Frame 1 (no input): blank canvas, image omitted
Frame 60 (no input): blank canvas, image omitted
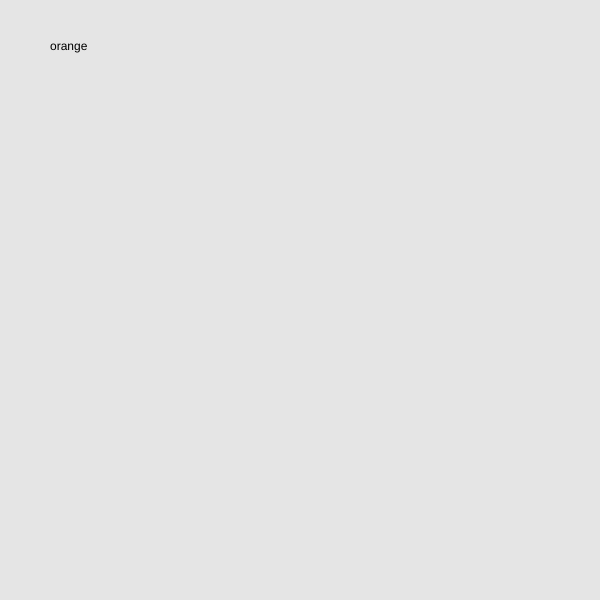
Frame 120 (the mouse pressed at the canvas centre since frame 60)

The p5.js sketch whose frames 1 and 60 were blank and that drew this single picture after the mouse press (run headless with seeded random() and noise() and a simulated clock; from frame 60 on, the mouse is pressed at the canvas centre):

// p5.js sketch
// ── sketch.js
let colors = [{
  name:"red",
  color: "rose"
},{
  name:"orange",
  color:"juice"
},{
  name:"yellow",
  color:"banana"
},{
  name:"green",
  color:"grass"
},{
  name:"blue",
  color:"sky"
},{
  name:"purple",
  color:"lavender"

}];

let randomIndex;


function setup(){
  createCanvas(600,600);
  background(200);

}

function draw(){

}

function mousePressed(){
  background(random(200,240));
  randomIndex = int(random(colors.length));
  text(colors[randomIndex].name,50,50);
  colors.splice(randomIndex,1);
}
